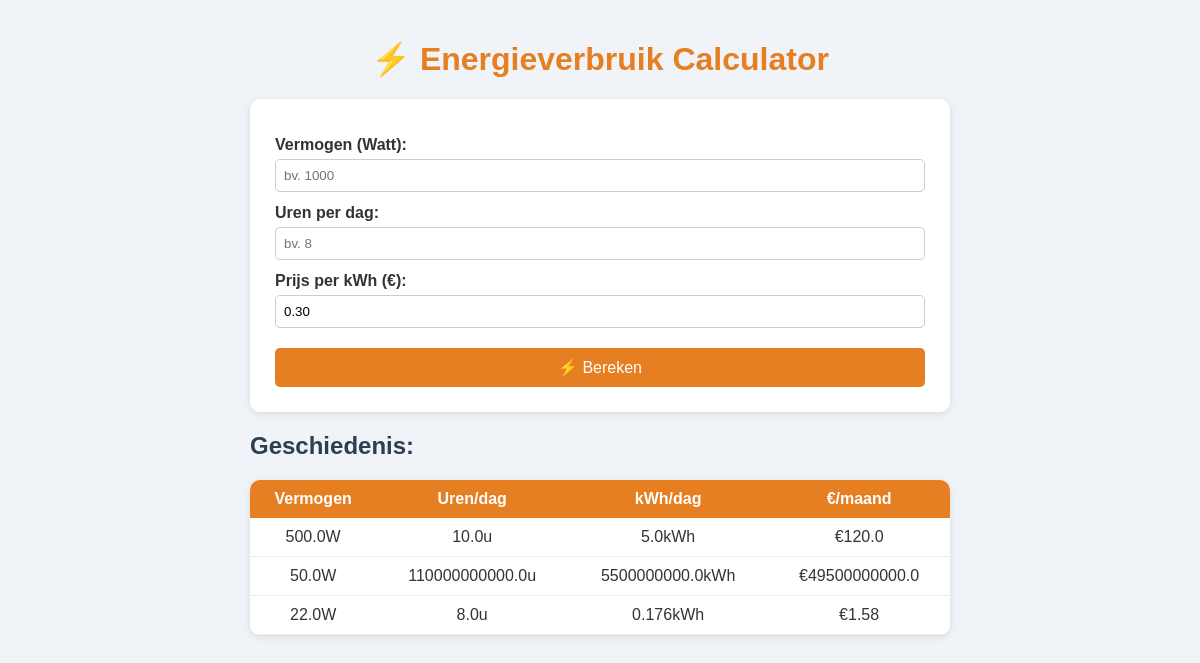
The page / on the database its author committed.
### energy_app/models.py (models this page shows, shortened)
class EnergyCalculation(models.Model):
    vermogen = models.FloatField()
    uren_per_dag = models.FloatField()
    verbruik_per_dag = models.FloatField()
    kost_per_maand = models.FloatField()
    datum = models.DateTimeField(auto_now_add=True)

### energy_app/views.py (the view, shortened to what this page needs)
# urls.py: path('', views.calculate, name='calculate'),
def calculate(request):
    result = None
    history = EnergyCalculation.objects.order_by('-datum')[:5]
    return render(request, 'energy_app/calculate.html', {
        'result': result,
        'history': history
    })

### energy_app/templates/energy_app/calculate.html (shortened to what this page needs)
<!DOCTYPE html>
<html>
<head>
</head>
<body>
    <h1>⚡ Energieverbruik Calculator</h1>
    <form method="POST">
        <label>Vermogen (Watt):</label>
        <input type="number" name="vermogen" placeholder="bv. 1000" required>
        <label>Uren per dag:</label>
        <input type="number" name="uren_per_dag" placeholder="bv. 8" required>
        <label>Prijs per kWh (€):</label>
        <input type="number" name="prijs_kwh" step="0.01" value="0.30" required>
        <button type="submit">⚡ Bereken</button>
    </form>
    <h2>Geschiedenis:</h2>
    <table>
        <tr>
            <th>Vermogen</th>
            <th>Uren/dag</th>
            <th>kWh/dag</th>
            <th>€/maand</th>
        </tr>
        {% for item in history %}
        <tr>
            <td>{{ item.vermogen }}W</td>
            <td>{{ item.uren_per_dag }}u</td>
            <td>{{ item.verbruik_per_dag }}kWh</td>
            <td>€{{ item.kost_per_maand }}</td>
        </tr>
        {% endfor %}
    </table>
</body>
</html>

### energy_app/templates/energy_app/calculate.html (style rules this page uses)
body { font-family: Arial, sans-serif; max-width: 700px; margin: 40px auto; background-color: #f0f4f8; color: #333; }
h1 { color: #e67e22; text-align: center; }
h2 { color: #2c3e50; }
form { background: white; padding: 25px; border-radius: 10px; box-shadow: 0 2px 8px rgba(0,0,0,0.1); }
label { font-weight: bold; display: block; margin-top: 12px; }
input { width: 100%; padding: 8px; margin-top: 5px; border: 1px solid #ccc; border-radius: 5px; box-sizing: border-box; }
button { margin-top: 20px; width: 100%; padding: 10px; background-color: #e67e22; color: white; border: none; border-radius: 5px; font-size: 16px; cursor: pointer; }
table { width: 100%; border-collapse: collapse; background: white; border-radius: 10px; overflow: hidden; box-shadow: 0 2px 8px rgba(0,0,0,0.1); margin-top: 20px; }
th { background-color: #e67e22; color: white; padding: 10px; }
td { padding: 10px; text-align: center; border-bottom: 1px solid #eee; }

### rows shown on the page
EnergyCalculation: vermogen "500.0", uren_per_dag "10.0", verbruik_per_dag "5.0", kost_per_maand "120.0"
EnergyCalculation: vermogen "50.0", uren_per_dag "110000000000.0", verbruik_per_dag "5500000000.0", kost_per_maand "49500000000.0"
EnergyCalculation: vermogen "22.0", uren_per_dag "8.0", verbruik_per_dag "0.176", kost_per_maand "1.58"
